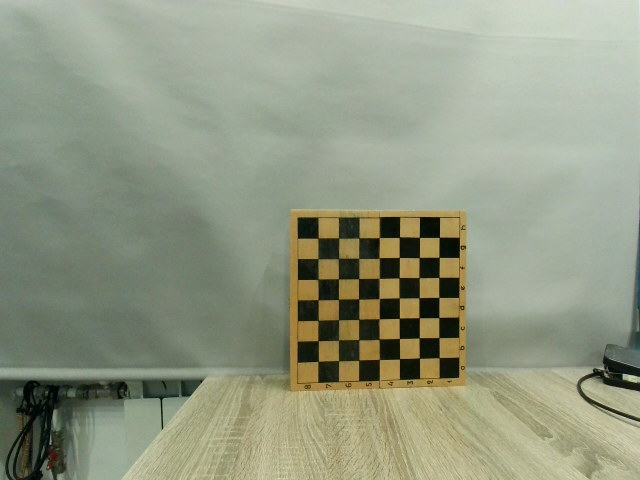
#> input picture calibration_images/left_000.png, 640 x 480 px; its folder holds 4 pictures in this run
$ python focal_lenght.py
#> lines starting #> are read from the running program, lines starting #| are printed output that depends on the picture
import cv2
import numpy as np
import glob
import os

# Example parameters
checkerboard_size = (7, 7)  # Number of inner corners (rows, cols)
square_size = 0.0345  # Size of a square in meters


def calculate_focal_length_from_checkerboard(checkerboard_size, square_size):

    # Prepare object points based on the checkerboard size and square size
#> called with checkerboard_size = (7, 7), square_size = 0.0345
    objp = np.zeros((checkerboard_size[0] * checkerboard_size[1], 3), np.float32)
    objp[:, :2] = np.mgrid[0:checkerboard_size[1], 0:checkerboard_size[0]].T.reshape(-1, 2) * square_size

    # Arrays to store object points and image points from all images
    objpoints = []  # 3D point in real world space
    imgpoints = []  # 2D points in image plane

    # Define the path to the calibration images folder
    image_folder = os.path.join(os.getcwd(), 'calibration_images')
    images = glob.glob(os.path.join(image_folder, '*.png'))  # Read PNG images

    for image_path in images:
        img = cv2.imread(image_path)
#> img is the input picture: shape (480, 640, 3); mean B, G, R 131, 152.4, 146.2
        if img is None:
            print(f"Warning: Unable to read image {image_path}. Skipping.")
            continue

        gray = cv2.cvtColor(img, cv2.COLOR_BGR2GRAY)
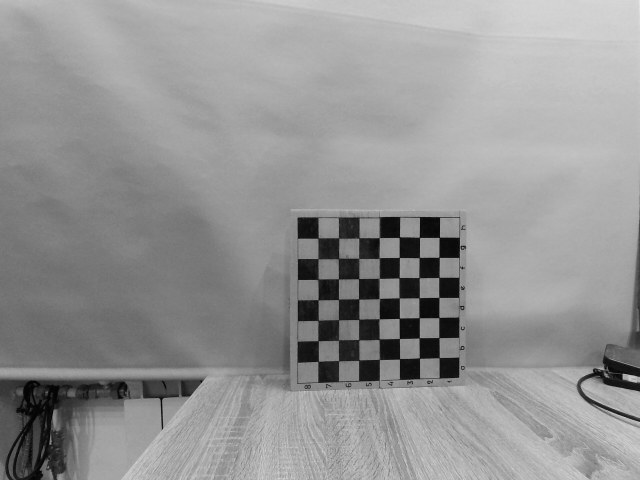
#> gray: shape (480, 640); min 0, max 227, mean 148.1

        # Find the chessboard corners
        ret, corners = cv2.findChessboardCorners(gray, checkerboard_size, None)
#> ret = True; corners = 49 rows, first 8: [317.6, 238.1], [338.1, 237.5], [359, 238.2], [379, 237.6], [399.2, 236.9], [419.5, 237.5], [439.1, 237], [317.4, 258.5]

        if ret:
            objpoints.append(objp)
            imgpoints.append(corners)
#> pass 2 of the loop in calculate_focal_length_from_checkerboard, `for image_path in images:`:
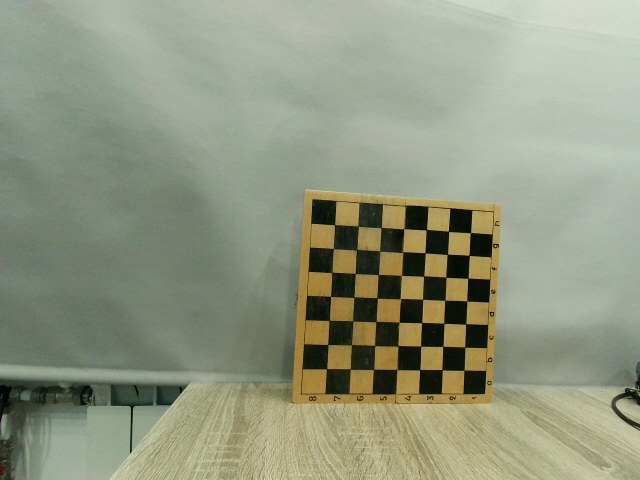
#> input picture calibration_images/left_002.png, 640 x 480 px
#> in calculate_focal_length_from_checkerboard, img is the input picture: shape (480, 640, 3); mean B, G, R 128.6, 150.9, 145.2
#> in calculate_focal_length_from_checkerboard, `gray = cv2.cvtColor(img, cv2.COLOR_BGR2GRAY)`:
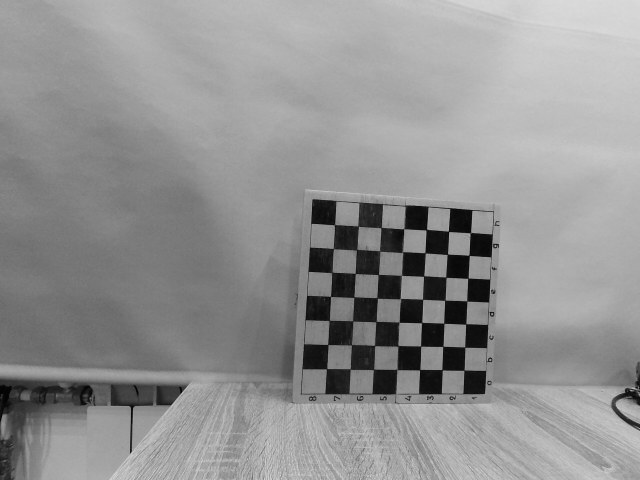
#> gray: shape (480, 640); min 1, max 219, mean 146.7
#> corners = 49 rows, first 8: [334, 225.7], [358.1, 226.1], [381.3, 227.5], [403.4, 228.7], [426.7, 229.2], [448.5, 231], [469.9, 233.5], [332.6, 248.4]
#> pass 3 of the loop in calculate_focal_length_from_checkerboard, `for image_path in images:`:
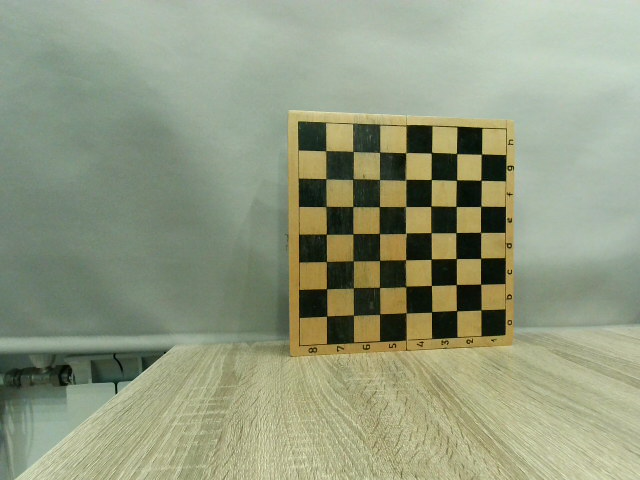
#> input picture calibration_images/left_004.png, 640 x 480 px
#> in calculate_focal_length_from_checkerboard, img is the input picture: shape (480, 640, 3); mean B, G, R 127.3, 153.5, 145.8
#> in calculate_focal_length_from_checkerboard, `gray = cv2.cvtColor(img, cv2.COLOR_BGR2GRAY)`:
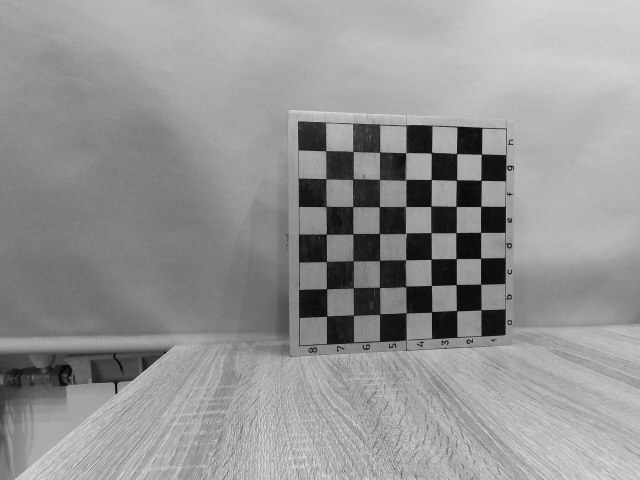
#> gray: shape (480, 640); min 2, max 236, mean 148.2
#> corners = 49 rows, first 8: [326.1, 150.8], [352.6, 151.2], [379.3, 152.5], [405.4, 152.7], [431.1, 152.7], [456.6, 153.3], [481.4, 154.1], [325.5, 178.5]
#> the loop made 4 passes; the first 3 are shown

    # Check if we found any corners
    if len(imgpoints) == 0:
        print("Error: No valid checkerboard corners found in the images.")
        return None

    # Perform camera calibration
    ret, camera_matrix, dist_coeffs, rvecs, tvecs = cv2.calibrateCamera(objpoints, imgpoints, gray.shape[::-1], None, None)

    if not ret:
        print("Error: Camera calibration failed.")
        return None

    # Extract focal lengths from the camera matrix
    fx = camera_matrix[0, 0]  # Focal length in pixels (x direction)
    fy = camera_matrix[1, 1]  # Focal length in pixels (y direction)

    return fx, fy


# Calculate focal length in pixels
focal_length_pixels = calculate_focal_length_from_checkerboard(checkerboard_size, square_size)

if focal_length_pixels is not None:
    print(f"Focal Length in Pixels: fx = {focal_length_pixels[0]}, fy = {focal_length_pixels[1]}")
else:
    print("Failed to calculate focal length.")
